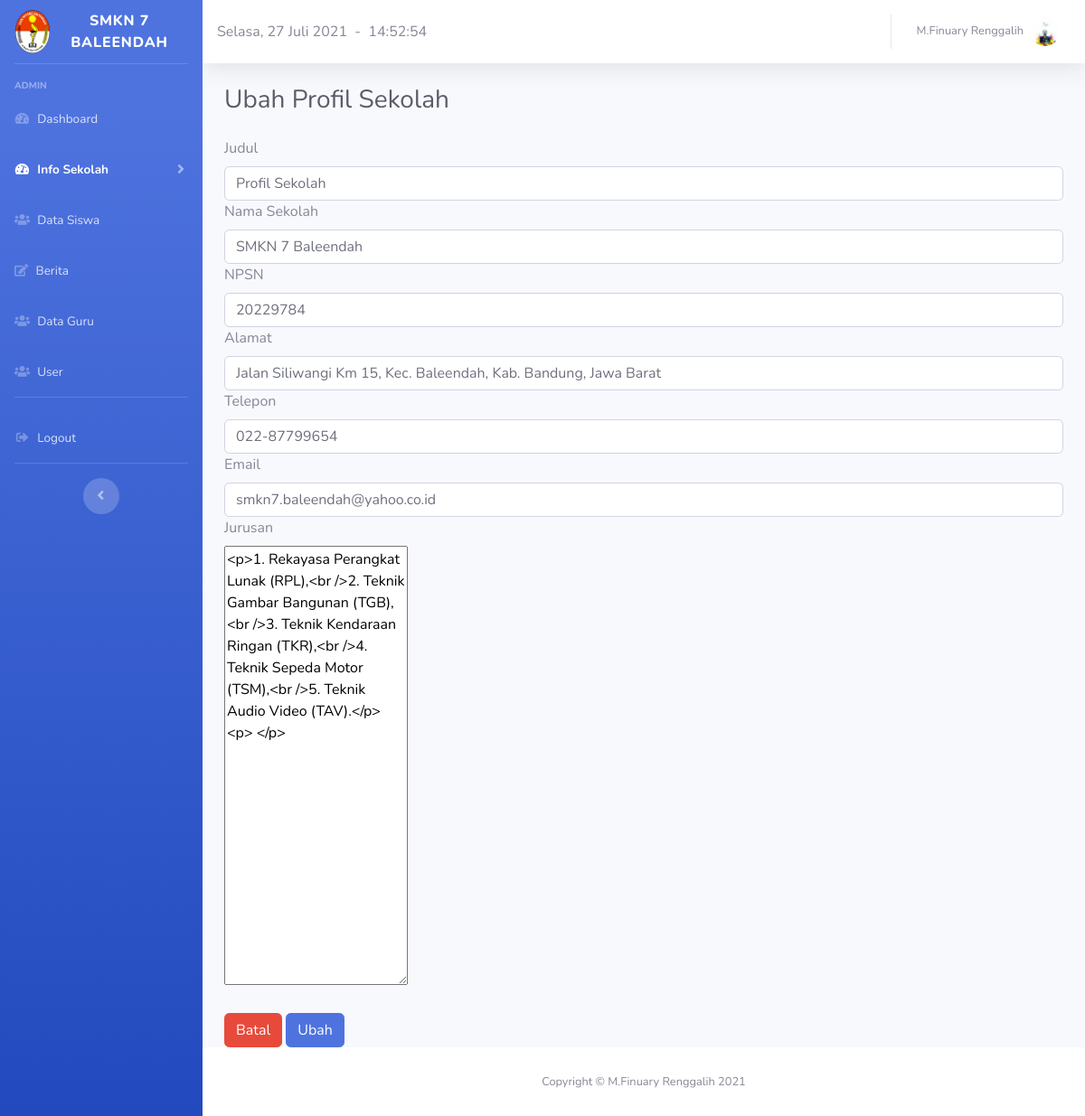
Screenshot of /halaman_admin/info_sekolah/profil_sekolah/profil_sekolah.php (signed in) with the database file from the repository.
### tables this page shows
CREATE TABLE `profil_sekolah` (
  `id` int(11) NOT NULL,
  `judul` varchar(225) NOT NULL,
  `nama_sekolah` varchar(225) NOT NULL,
  `npsn_sekolah` varchar(225) NOT NULL,
  `alamat_sekolah` varchar(225) NOT NULL,
  `telp_sekolah` varchar(225) NOT NULL,
  `email_sekolah` varchar(225) NOT NULL,
  `jurusan_sekolah` text NOT NULL
);

### halaman_admin/info_sekolah/profil_sekolah/profil_sekolah.php (the view, shortened to what this page needs)
  <!DOCTYPE html>
<html lang="en">
<head>
  <link href="../../vendor/fontawesome-free/css/all.min.css" rel="stylesheet" type="text/css">
  <link rel="stylesheet" type="text/css" href="../../../assets/sweetalert/sweetalert2.all.min.css">
  <link href="../../css/sb-admin-2.min.css" rel="stylesheet">
</head>
<body id="page-top">
  <div id="wrapper">
    <ul class="navbar-nav bg-gradient-primary sidebar sidebar-dark accordion" id="accordionSidebar">
      <a class="sidebar-brand d-flex align-items-center justify-content-center" href="index.html">
        <div class="sidebar-brand-icon">
          <img src="../../../images/foto.png" height="50">
        </div>
        <div class="sidebar-brand-text mx-3">SMKN 7 BALEENDAH</div>
      </a>
      <hr class="sidebar-divider">
      <div class="sidebar-heading">
        Admin
      </div>
      <li class="nav-item">
        <a class="nav-link collapsed" href="../../halaman_admin.php" data-toggle="collapses" data-target="#collapsesOne" aria-expanded="true" aria-controls="collapseOnes">
          <i class="fas fa-fw fa-tachometer-alt"></i>
          <span>Dashboard</span></a>
      </li>
      <li class="nav-item active">
        <a class="nav-link collapsed" href="#" data-toggle="collapse" data-target="#collapseOne" aria-expanded="true" aria-controls="collapseOne">
          <i class="fas fa-fw fa-tachometer-alt"></i>
          <span>Info Sekolah</span></a>
      </li>
      <li class="nav-item">
        <a class="nav-link collapsed" href="../../siswa/tambah_siswa.php" data-toggle="collapses" data-target="#collapseTwo" aria-expanded="true" aria-controls="collapseTwo">
          <i class="fa fa-users"></i>
          <span>Data Siswa</span>
        </a>
      </li>
      <li class="nav-item">
        <a class="nav-link collapsed" href="../berita/berita.php" data-toggle="collapses" data-target="#collapseUtilities" aria-expanded="true" aria-controls="collapseUtilities">
          <i class="fa fa-edit"></i>
          <span>Berita</span>
        </a>
      </li>
      <li class="nav-item">
        <a class="nav-link collapsed" href="../../guru/tambah_guru.php" data-toggle="collapses" data-target="#collapsePages" aria-expanded="true" aria-controls="collapsePages">
          <i class="fa fa-users"></i>
          <span>Data Guru</span>
        </a>
      </li>
      <li class="nav-item">
        <a class="nav-link collapsed" href="../../user/tambah_user.php" data-toggle="collapses" data-target="#collapsePagess" aria-expanded="true" aria-controls="collapsePagess">
          <i class="fa fa-users"></i>
          <span>User</span></a>
      </li>
      <hr class="sidebar-divider d-none d-md-block">
      <li class="nav-item">
        <a class="nav-link" href="../../../login/logout.php">
          <i class="fas fa-fw fa-sign-out-alt"></i>
          <span>Logout</span></a>
      </li>
      <hr class="sidebar-divider d-none d-md-block">
      <div class="text-center d-none d-md-inline">
        <button class="rounded-circle border-0" id="sidebarToggle"></button>
      </div>
    </ul>
    <div id="content-wrapper" class="d-flex flex-column">
      <div id="content">
        <nav class="navbar navbar-expand navbar-light bg-white topbar mb-4 static-top shadow">
          <script lang="JavaScript">document.write(tanggallengkap);</script>&nbsp;&nbsp;-&nbsp;&nbsp;
          <div id="jam"></div>
          <ul class="navbar-nav ml-auto">
            <li class="nav-item dropdown no-arrow">
              <a class="nav-link dropdown-toggle" href="#" id="userDropdown" role="button" data-toggle="dropdown" aria-haspopup="true" aria-expanded="false">
                <span class="mr-2 d-none d-lg-inline text-gray-600 small"><?php echo $_SESSION['nama']; ?></span>
                <?php echo "<img class='img-profile rounded-circle' src='../../images/".$_SESSION['foto']."'>"; ?>
              </a>
            </li>
          </ul>
        </nav>
    <div class="container-fluid">
          <h1 class="h3 mb-4 text-gray-800">Ubah Profil Sekolah</h1>
          <div class="row">
            <div class="col-lg">
            	<?php
      					include "../../../koneksi.php";
      					$query = "SELECT * FROM profil_sekolah";
      					$sql = mysqli_query($koneksi, $query);
      					$data = mysqli_fetch_array($sql);
      				?>
      <form method="post" action="proses_ubah.php?id=<?php echo $data['id']; ?>" enctype="multipart/form-data">
            <label for="judul">Judul</label>
              <div class="input-group">
                  <input type="text" name="judul" value="<?php echo $data['judul']; ?>" class="form-control" id="judul">
              </div>
              <label for="nama_sekolah">Nama Sekolah</label>
              <div class="input-group">
                  <input type="text" name="nama_sekolah" value="<?php echo $data['nama_sekolah']; ?>" class="form-control" id="nama_sekolah">
              </div>
              <label for="npsn_sekolah">NPSN</label>
              <div class="input-group">
                  <input type="text" name="npsn_sekolah" value="<?php echo $data['npsn_sekolah']; ?>" class="form-control" id="npsn_sekolah">
              </div>
              <label for="alamat_sekolah">Alamat</label>
              <div class="input-group">
                  <input type="text" name="alamat_sekolah" value="<?php echo $data['alamat_sekolah']; ?>" class="form-control" id="alamat_sekolah">
              </div>
              <label for="telp_sekolah">Telepon</label>
              <div class="input-group">
                  <input type="text" name="telp_sekolah" value="<?php echo $data['telp_sekolah']; ?>" class="form-control" id="telp_sekolah">
              </div>
              <label for="email_sekolah">Email</label>
              <div class="input-group">
                  <input type="text" name="email_sekolah" value="<?php echo $data['email_sekolah']; ?>" class="form-control" id="email_sekolah">
              </div>
              <label for="jurusan_sekolah">Jurusan</label>
              <div class="input">
                <textarea class="tinymce" name="jurusan_sekolah" id="jurusan_sekolah" rows="20"><?php echo $data['jurusan_sekolah']; ?></textarea>
              </div>
              <br>
      </div>
        </div>
        <div>
        	<a href="profil_sekolah.php"><button type="button" class="btn btn-danger">Batal</button></a>
          <button type="submit" class="btn btn-primary" value="Ubah">Ubah</button>
        </div>
    </div>
      <footer class="sticky-footer bg-white">
        <div class="container my-auto">
          <div class="copyright text-center my-auto">
            <span>Copyright &copy; M.Finuary Renggalih <?= date('Y'); ?></span>
          </div>
        </div>
      </footer>
    </div>
  </div>
</body>
</html>

### rows the page displays
profil_sekolah: judul "Profil Sekolah", nama_sekolah "SMKN 7 Baleendah", npsn_sekolah "20229784", alamat_sekolah "Jalan Siliwangi Km 15, Kec. Baleendah, Kab. Bandung, Jawa Barat", telp_sekolah "022-87799654", email_sekolah "smkn7.baleendah@yahoo.co.id", jurusan_sekolah "<p>1. Rekayasa Perangkat Lunak (RPL),<br />2. Teknik Gambar Bangunan (TGB),<br />3. Teknik Kendaraan Ringan (TKR),<br />4. Teknik Sepeda Motor (TSM),<br />5. Teknik Audio Video (TAV).</p> <p> </p>"

### other values shown
$_SESSION['nama'] "M.Finuary Renggalih"
